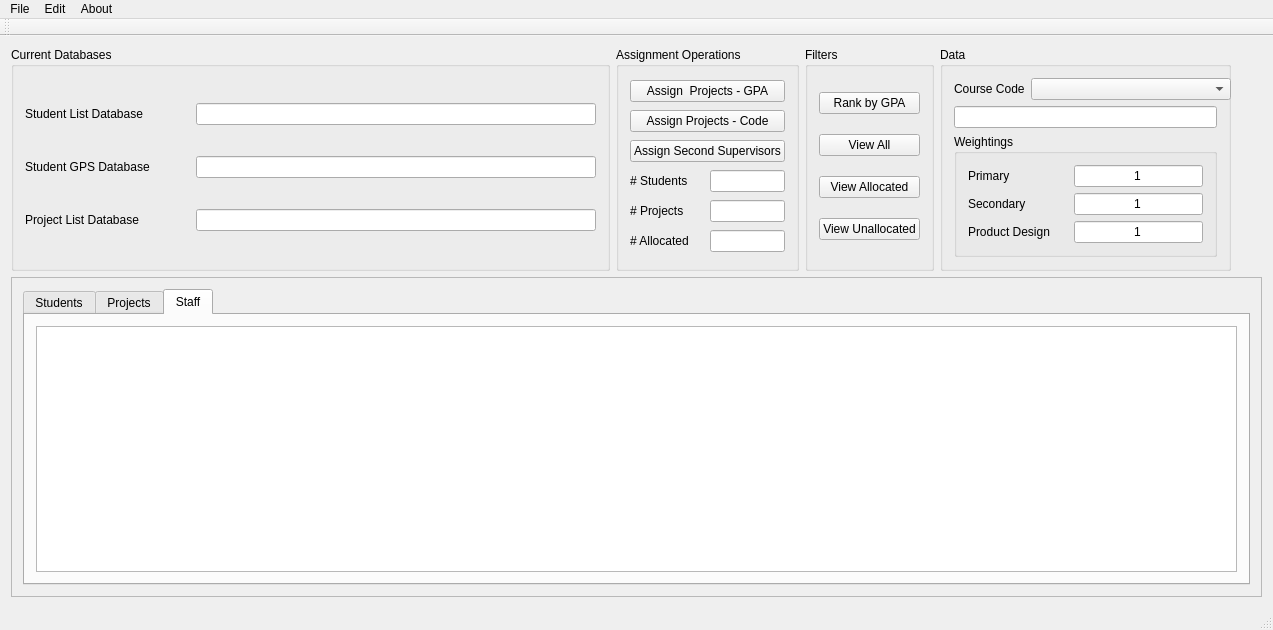
<?xml version="1.0" encoding="UTF-8"?>
<ui version="4.0">
 <class>ProjectAllocationGUI</class>
 <widget class="QMainWindow" name="ProjectAllocationGUI">
  <property name="geometry">
   <rect>
    <x>0</x>
    <y>0</y>
    <width>1273</width>
    <height>630</height>
   </rect>
  </property>
  <property name="windowTitle">
   <string>ProjectAllocationGUI</string>
  </property>
  <widget class="QWidget" name="centralWidget">
   <layout class="QVBoxLayout" name="verticalLayout_6">
    <item>
     <layout class="QHBoxLayout" name="horizontalLayout_6">
      <item>
       <widget class="QGroupBox" name="databaseGroupBox">
        <property name="sizePolicy">
         <sizepolicy hsizetype="Minimum" vsizetype="Preferred">
          <horstretch>0</horstretch>
          <verstretch>0</verstretch>
         </sizepolicy>
        </property>
        <property name="minimumSize">
         <size>
          <width>0</width>
          <height>150</height>
         </size>
        </property>
        <property name="maximumSize">
         <size>
          <width>600</width>
          <height>16777215</height>
         </size>
        </property>
        <property name="title">
         <string>Current Databases</string>
        </property>
        <layout class="QVBoxLayout" name="verticalLayout_5">
         <item>
          <layout class="QHBoxLayout" name="horizontalLayout_2">
           <item>
            <widget class="QLabel" name="label">
             <property name="text">
              <string>Student List Database</string>
             </property>
            </widget>
           </item>
           <item>
            <spacer name="horizontalSpacer_5">
             <property name="orientation">
              <enum>Qt::Horizontal</enum>
             </property>
             <property name="sizeHint" stdset="0">
              <size>
               <width>40</width>
               <height>20</height>
              </size>
             </property>
            </spacer>
           </item>
           <item>
            <widget class="QLineEdit" name="studentLineEdit">
             <property name="minimumSize">
              <size>
               <width>400</width>
               <height>0</height>
              </size>
             </property>
            </widget>
           </item>
          </layout>
         </item>
         <item>
          <layout class="QHBoxLayout" name="horizontalLayout_3">
           <item>
            <widget class="QLabel" name="label_2">
             <property name="text">
              <string>Student GPS Database</string>
             </property>
            </widget>
           </item>
           <item>
            <spacer name="horizontalSpacer_6">
             <property name="orientation">
              <enum>Qt::Horizontal</enum>
             </property>
             <property name="sizeHint" stdset="0">
              <size>
               <width>40</width>
               <height>20</height>
              </size>
             </property>
            </spacer>
           </item>
           <item>
            <widget class="QLineEdit" name="gpsLineEdit">
             <property name="minimumSize">
              <size>
               <width>400</width>
               <height>0</height>
              </size>
             </property>
            </widget>
           </item>
          </layout>
         </item>
         <item>
          <layout class="QHBoxLayout" name="horizontalLayout_4">
           <item>
            <widget class="QLabel" name="label_3">
             <property name="text">
              <string>Project List Database</string>
             </property>
            </widget>
           </item>
           <item>
            <spacer name="horizontalSpacer_7">
             <property name="orientation">
              <enum>Qt::Horizontal</enum>
             </property>
             <property name="sizeHint" stdset="0">
              <size>
               <width>40</width>
               <height>20</height>
              </size>
             </property>
            </spacer>
           </item>
           <item>
            <widget class="QLineEdit" name="projectLineEdit">
             <property name="minimumSize">
              <size>
               <width>400</width>
               <height>0</height>
              </size>
             </property>
            </widget>
           </item>
          </layout>
         </item>
        </layout>
       </widget>
      </item>
      <item>
       <widget class="QGroupBox" name="assignmentGroupBox">
        <property name="sizePolicy">
         <sizepolicy hsizetype="Minimum" vsizetype="Preferred">
          <horstretch>0</horstretch>
          <verstretch>0</verstretch>
         </sizepolicy>
        </property>
        <property name="minimumSize">
         <size>
          <width>0</width>
          <height>150</height>
         </size>
        </property>
        <property name="maximumSize">
         <size>
          <width>200</width>
          <height>16777215</height>
         </size>
        </property>
        <property name="title">
         <string>Assignment Operations</string>
        </property>
        <layout class="QVBoxLayout" name="verticalLayout">
         <item>
          <widget class="QPushButton" name="assigProjectsButton">
           <property name="text">
            <string>Assign  Projects - GPA</string>
           </property>
          </widget>
         </item>
         <item>
          <widget class="QPushButton" name="randomAllocationPushButton">
           <property name="text">
            <string>Assign Projects - Code</string>
           </property>
          </widget>
         </item>
         <item>
          <widget class="QPushButton" name="assignSupervisorsButton">
           <property name="text">
            <string>Assign Second Supervisors</string>
           </property>
          </widget>
         </item>
         <item>
          <layout class="QHBoxLayout" name="horizontalLayout_5">
           <item>
            <widget class="QLabel" name="label_4">
             <property name="text">
              <string># Students</string>
             </property>
            </widget>
           </item>
           <item>
            <widget class="QLineEdit" name="numStudentsLineEdit">
             <property name="maximumSize">
              <size>
               <width>75</width>
               <height>16777215</height>
              </size>
             </property>
            </widget>
           </item>
          </layout>
         </item>
         <item>
          <layout class="QHBoxLayout" name="horizontalLayout_7">
           <item>
            <widget class="QLabel" name="label_5">
             <property name="text">
              <string># Projects</string>
             </property>
            </widget>
           </item>
           <item>
            <widget class="QLineEdit" name="numProjectsLineEdit">
             <property name="maximumSize">
              <size>
               <width>75</width>
               <height>16777215</height>
              </size>
             </property>
            </widget>
           </item>
          </layout>
         </item>
         <item>
          <layout class="QHBoxLayout" name="horizontalLayout_8">
           <item>
            <widget class="QLabel" name="label_6">
             <property name="text">
              <string># Allocated</string>
             </property>
            </widget>
           </item>
           <item>
            <widget class="QLineEdit" name="numAllocatedLineEdit">
             <property name="maximumSize">
              <size>
               <width>75</width>
               <height>16777215</height>
              </size>
             </property>
            </widget>
           </item>
          </layout>
         </item>
        </layout>
       </widget>
      </item>
      <item>
       <widget class="QGroupBox" name="filtersGroupBox">
        <property name="title">
         <string>Filters</string>
        </property>
        <layout class="QVBoxLayout" name="verticalLayout_7">
         <item>
          <widget class="QPushButton" name="pushButtonRankGPA">
           <property name="text">
            <string>Rank by GPA</string>
           </property>
          </widget>
         </item>
         <item>
          <widget class="QPushButton" name="viewAllButton">
           <property name="text">
            <string>View All</string>
           </property>
          </widget>
         </item>
         <item>
          <widget class="QPushButton" name="viewAllocatedButton">
           <property name="text">
            <string>View Allocated</string>
           </property>
          </widget>
         </item>
         <item>
          <widget class="QPushButton" name="viewUnallocatedBitton">
           <property name="text">
            <string>View Unallocated</string>
           </property>
          </widget>
         </item>
        </layout>
       </widget>
      </item>
      <item>
       <widget class="QGroupBox" name="groupBox">
        <property name="minimumSize">
         <size>
          <width>250</width>
          <height>0</height>
         </size>
        </property>
        <property name="maximumSize">
         <size>
          <width>300</width>
          <height>16777215</height>
         </size>
        </property>
        <property name="title">
         <string>Data</string>
        </property>
        <layout class="QVBoxLayout" name="verticalLayout_9">
         <item>
          <layout class="QHBoxLayout" name="horizontalLayout_12">
           <item>
            <widget class="QLabel" name="label_7">
             <property name="text">
              <string>Course Code</string>
             </property>
            </widget>
           </item>
           <item>
            <widget class="QComboBox" name="courseCodeComboBox">
             <property name="minimumSize">
              <size>
               <width>200</width>
               <height>0</height>
              </size>
             </property>
             <property name="currentText">
              <string/>
             </property>
            </widget>
           </item>
          </layout>
         </item>
         <item>
          <widget class="QLineEdit" name="courseTitleEdit"/>
         </item>
         <item>
          <widget class="QGroupBox" name="groupBox_2">
           <property name="title">
            <string>Weightings</string>
           </property>
           <layout class="QVBoxLayout" name="verticalLayout_8">
            <item>
             <layout class="QHBoxLayout" name="horizontalLayout_9">
              <item>
               <widget class="QLabel" name="primaryLabel">
                <property name="minimumSize">
                 <size>
                  <width>100</width>
                  <height>0</height>
                 </size>
                </property>
                <property name="text">
                 <string>Primary</string>
                </property>
               </widget>
              </item>
              <item>
               <widget class="QLineEdit" name="primaryLineEdit">
                <property name="text">
                 <string>1</string>
                </property>
                <property name="alignment">
                 <set>Qt::AlignCenter</set>
                </property>
               </widget>
              </item>
             </layout>
            </item>
            <item>
             <layout class="QHBoxLayout" name="horizontalLayout_10">
              <item>
               <widget class="QLabel" name="label_8">
                <property name="minimumSize">
                 <size>
                  <width>100</width>
                  <height>0</height>
                 </size>
                </property>
                <property name="text">
                 <string>Secondary</string>
                </property>
               </widget>
              </item>
              <item>
               <widget class="QLineEdit" name="secondaryLineEdit">
                <property name="text">
                 <string>1</string>
                </property>
                <property name="alignment">
                 <set>Qt::AlignCenter</set>
                </property>
               </widget>
              </item>
             </layout>
            </item>
            <item>
             <layout class="QHBoxLayout" name="horizontalLayout_11">
              <item>
               <widget class="QLabel" name="label_9">
                <property name="minimumSize">
                 <size>
                  <width>100</width>
                  <height>0</height>
                 </size>
                </property>
                <property name="text">
                 <string>Product Design</string>
                </property>
               </widget>
              </item>
              <item>
               <widget class="QLineEdit" name="productLineEdit">
                <property name="text">
                 <string>1</string>
                </property>
                <property name="alignment">
                 <set>Qt::AlignCenter</set>
                </property>
               </widget>
              </item>
             </layout>
            </item>
           </layout>
          </widget>
         </item>
        </layout>
       </widget>
      </item>
      <item>
       <spacer name="horizontalSpacer">
        <property name="orientation">
         <enum>Qt::Horizontal</enum>
        </property>
        <property name="sizeHint" stdset="0">
         <size>
          <width>40</width>
          <height>20</height>
         </size>
        </property>
       </spacer>
      </item>
     </layout>
    </item>
    <item>
     <widget class="QFrame" name="frame">
      <property name="sizePolicy">
       <sizepolicy hsizetype="Preferred" vsizetype="Expanding">
        <horstretch>0</horstretch>
        <verstretch>0</verstretch>
       </sizepolicy>
      </property>
      <property name="frameShape">
       <enum>QFrame::StyledPanel</enum>
      </property>
      <property name="frameShadow">
       <enum>QFrame::Raised</enum>
      </property>
      <layout class="QHBoxLayout" name="horizontalLayout">
       <item>
        <widget class="QSplitter" name="splitter">
         <property name="orientation">
          <enum>Qt::Horizontal</enum>
         </property>
         <widget class="QTabWidget" name="tabWidget">
          <property name="currentIndex">
           <number>2</number>
          </property>
          <widget class="QWidget" name="tabStudent">
           <attribute name="title">
            <string>Students</string>
           </attribute>
           <layout class="QVBoxLayout" name="verticalLayout_2">
            <item>
             <widget class="QTableView" name="studentsTableView">
              <property name="dragEnabled">
               <bool>true</bool>
              </property>
              <property name="alternatingRowColors">
               <bool>true</bool>
              </property>
              <property name="sortingEnabled">
               <bool>true</bool>
              </property>
             </widget>
            </item>
           </layout>
          </widget>
          <widget class="QWidget" name="tabProject">
           <attribute name="title">
            <string>Projects</string>
           </attribute>
           <layout class="QVBoxLayout" name="verticalLayout_4">
            <item>
             <widget class="QTableView" name="projectsTableView">
              <property name="sortingEnabled">
               <bool>true</bool>
              </property>
             </widget>
            </item>
           </layout>
          </widget>
          <widget class="QWidget" name="tabStaff">
           <attribute name="title">
            <string>Staff</string>
           </attribute>
           <layout class="QVBoxLayout" name="verticalLayout_3">
            <item>
             <widget class="QTableView" name="staffTableView">
              <property name="dragEnabled">
               <bool>true</bool>
              </property>
              <property name="alternatingRowColors">
               <bool>true</bool>
              </property>
              <property name="sortingEnabled">
               <bool>true</bool>
              </property>
             </widget>
            </item>
           </layout>
          </widget>
         </widget>
        </widget>
       </item>
      </layout>
     </widget>
    </item>
   </layout>
  </widget>
  <widget class="QMenuBar" name="menuBar">
   <property name="geometry">
    <rect>
     <x>0</x>
     <y>0</y>
     <width>1273</width>
     <height>20</height>
    </rect>
   </property>
   <widget class="QMenu" name="menuFile">
    <property name="title">
     <string>File</string>
    </property>
    <addaction name="actionNew"/>
    <addaction name="actionOpen"/>
    <addaction name="actionSave"/>
    <addaction name="actionExport"/>
    <addaction name="separator"/>
    <addaction name="actionClose"/>
   </widget>
   <widget class="QMenu" name="menuAbout">
    <property name="title">
     <string>Edit</string>
    </property>
    <addaction name="actionLoad_Student_List"/>
    <addaction name="actionAdd_Project_List"/>
    <addaction name="actionAdd_GPA_List"/>
    <addaction name="separator"/>
    <addaction name="actionClear_All"/>
    <addaction name="separator"/>
    <addaction name="actionAdd_Student"/>
    <addaction name="actionAdd_Project"/>
    <addaction name="actionRemove_Student"/>
    <addaction name="actionRemove_Project"/>
    <addaction name="actionRemove_Staff"/>
   </widget>
   <widget class="QMenu" name="menuAbout_2">
    <property name="title">
     <string>About</string>
    </property>
    <addaction name="actionInfo"/>
   </widget>
   <addaction name="menuFile"/>
   <addaction name="menuAbout"/>
   <addaction name="menuAbout_2"/>
  </widget>
  <widget class="QToolBar" name="mainToolBar">
   <attribute name="toolBarArea">
    <enum>TopToolBarArea</enum>
   </attribute>
   <attribute name="toolBarBreak">
    <bool>false</bool>
   </attribute>
  </widget>
  <widget class="QStatusBar" name="statusBar"/>
  <action name="actionNew">
   <property name="text">
    <string>New</string>
   </property>
  </action>
  <action name="actionOpen">
   <property name="text">
    <string>Open</string>
   </property>
  </action>
  <action name="actionSave">
   <property name="text">
    <string>Save</string>
   </property>
  </action>
  <action name="actionExport">
   <property name="text">
    <string>Export to CSV</string>
   </property>
  </action>
  <action name="actionClose">
   <property name="text">
    <string>Close</string>
   </property>
  </action>
  <action name="actionLoad_Student_List">
   <property name="text">
    <string>Add Student List</string>
   </property>
  </action>
  <action name="actionAdd_Project_List">
   <property name="text">
    <string>Add Project List</string>
   </property>
  </action>
  <action name="actionInfo">
   <property name="text">
    <string>Info</string>
   </property>
  </action>
  <action name="actionAdd_GPA_List">
   <property name="text">
    <string>Add GPA List</string>
   </property>
  </action>
  <action name="actionClear_All">
   <property name="text">
    <string>Clear All</string>
   </property>
  </action>
  <action name="actionAdd_Student">
   <property name="text">
    <string>Add Student</string>
   </property>
  </action>
  <action name="actionAdd_Project">
   <property name="text">
    <string>Add Project</string>
   </property>
  </action>
  <action name="actionRemove_Student">
   <property name="text">
    <string>Remove Student</string>
   </property>
  </action>
  <action name="actionRemove_Project">
   <property name="text">
    <string>Remove Project</string>
   </property>
  </action>
  <action name="actionRemove_Staff">
   <property name="text">
    <string>Remove Staff</string>
   </property>
  </action>
 </widget>
 <layoutdefault spacing="6" margin="11"/>
 <resources/>
 <connections/>
</ui>
